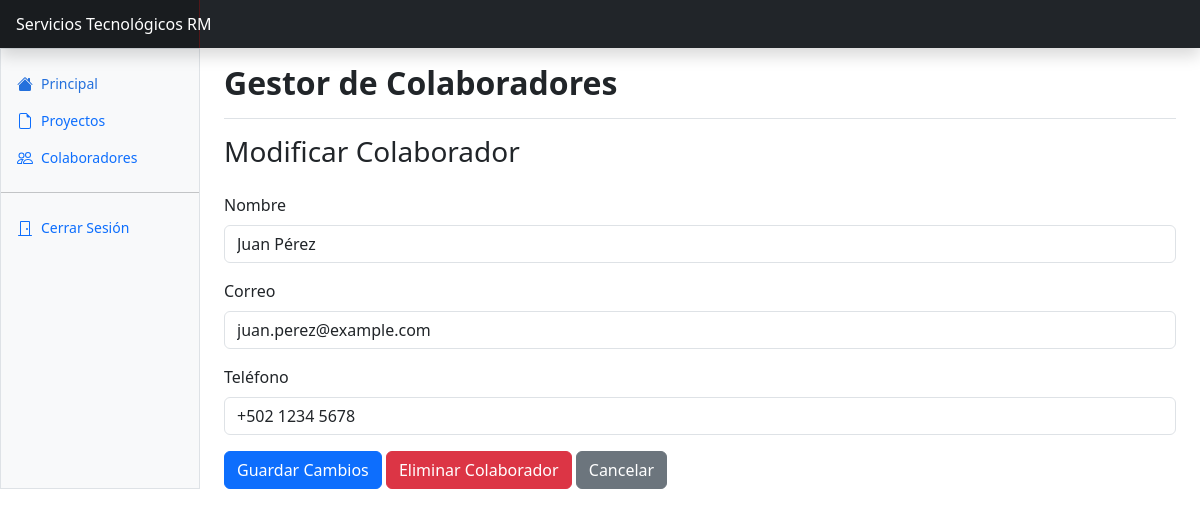
The app's page /backend/public/modificar_colaborador.php?id=1 with its own data.
### tables this page shows
CREATE TABLE `colaboradores` (
  `id` int(11) NOT NULL,
  `nombre` varchar(100) NOT NULL,
  `correo` varchar(100) NOT NULL,
  `telefono` varchar(20) DEFAULT NULL,
  `fecha_creacion` timestamp NULL DEFAULT current_timestamp()
);

### backend/public/modificar_colaborador.php (the view, shortened to what this page needs)
<?php
require_once '../config/db.php';
$id = filter_input(INPUT_GET, 'id', FILTER_SANITIZE_NUMBER_INT);
$sql = "SELECT nombre, correo, telefono FROM colaboradores WHERE id = :id";
$stmt = $pdo->prepare($sql);
$stmt->execute([':id' => $id]);
$colaborador = $stmt->fetch();
include_once "./../views/theme/header.php";
?>
<h3 class="mb-4">Modificar Colaborador</h3>
<form method="POST" action="">
    <div class="mb-3">
        <label for="nombre" class="form-label">Nombre</label>
        <input type="text" class="form-control" id="nombre" name="nombre"
            value="<?= htmlspecialchars($colaborador['nombre']) ?>" required>
    </div>
    <div class="mb-3">
        <label for="correo" class="form-label">Correo</label>
        <input type="email" class="form-control" id="correo" name="correo"
            value="<?= htmlspecialchars($colaborador['correo']) ?>" required>
    </div>
    <div class="mb-3">
        <label for="telefono" class="form-label">Teléfono</label>
        <input type="text" class="form-control" id="telefono" name="telefono"
            value="<?= htmlspecialchars($colaborador['telefono']) ?>" required>
    </div>
    <button type="submit" class="btn btn-primary">Guardar Cambios</button>
    <button type="submit" name="delete" class="btn btn-danger">Eliminar Colaborador</button>
    <a href="listar_colaboradores.php" class="btn btn-secondary">Cancelar</a>
</form>
<?php include_once "./../views/theme/footer.php"; ?>

### records on screen
colaboradores: nombre "Juan Pérez", correo "juan.perez@example.com", telefono "+502 1234 5678"

### other values on screen
$title "Gestor de Colaboradores"
